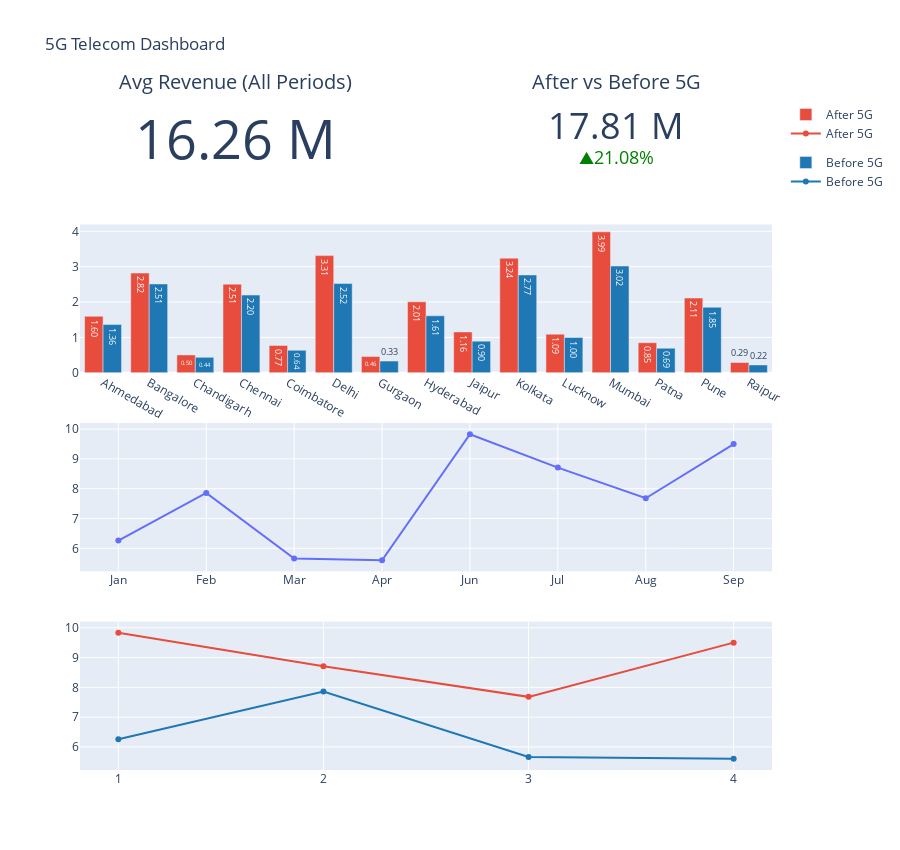

The notebook cell saved with this chart:
### Markdown cell above
### Combine all plots and graphs to create a mini dashboard

### Code cell
dashboard = make_subplots(
    rows=4, cols=2,
    row_heights=[0.2, 0.4, 0.4, 0.4],
    specs=[
        [{"type": "indicator"}, {"type": "indicator"}],  # Row 1
        [{"type": "xy", "colspan": 2}, None], # Row 2: Full-width bar chart
        [{"type": "xy", "colspan": 2}, None], # Row 3: Full-width line chart
        [{"type": "xy", "colspan": 2}, None]  # Row 4: Another
    ],

)

# 🔹 Row 1: KPI Indicator
for trace in kpi_avg.data:
    dashboard.add_trace(trace, row=1, col=1)
    
for trace in kpi_delta.data:
    dashboard.add_trace(trace, row=1, col=2)

# 🔹 Row 2: Bar chart
for trace in fig_bar.data:
    dashboard.add_trace(trace, row=2, col=1)

# 🔹 Row 3: Line chart
for trace in fig_line.data:
    dashboard.add_trace(trace, row=3, col=1)
    
# 🔹 Row 4: Line chart before and after 5g
for trace in fig_line_ba5g.data:
    dashboard.add_trace(trace, row=4, col=1)
    
dashboard.update_layout(
    height=850,
    title="5G Telecom Dashboard",
    showlegend=True
)

dashboard.show()

### Figure 1 — Plotly figure (JSON) as saved in the notebook; plotly's stock layout.template omitted (floating-point values rounded to 4 significant figures)
{"data": [{"domain": {"x": [0, 0.45], "y": [0.8893, 1]}, "mode": "number", "number": {"suffix": " M", "valueformat": ".2f"}, "title": {"text": "Avg Revenue (All Periods)"}, "type": "indicator", "value": 16.26}, {"delta": {"decreasing": {"color": "red"}, "increasing": {"color": "green"}, "reference": 14.71, "relative": true, "valueformat": ".2%"}, "domain": {"x": [0.55, 1], "y": [0.8893, 1]}, "mode": "number+delta", "number": {"suffix": " M", "valueformat": ".2f"}, "title": {"text": "After vs Before 5G"}, "type": "indicator", "value": 17.81}, {"alignmentgroup": "True", "hovertemplate": "period=After 5G<br>city_name=%{x}<br>plan_revenue_crores=%{y}<extra></extra>", "legendgroup": "After 5G", "marker": {"color": "#e74c3c", "pattern": {"shape": ""}}, "name": "After 5G", "offsetgroup": "After 5G", "orientation": "v", "showlegend": true, "textposition": "auto", "texttemplate": "%{y:.2f}", "type": "bar", "x": ["Ahmedabad", "Bangalore", "Chandigarh", "Chennai", "Coimbatore", "Delhi", "Gurgaon", "Hyderabad", "Jaipur", "Kolkata", "Lucknow", "Mumbai", "Patna", "Pune", "Raipur"], "xaxis": "x", "y": [1.598, 2.82, 0.5048, 2.506, 0.7735, 3.314, 0.458, 2.006, 1.156, 3.241, 1.092, 3.986, 0.8503, 2.115, 0.29], "yaxis": "y"}, {"alignmentgroup": "True", "hovertemplate": "period=Before 5G<br>city_name=%{x}<br>plan_revenue_crores=%{y}<extra></extra>", "legendgroup": "Before 5G", "marker": {"color": "#1f77b4", "pattern": {"shape": ""}}, "name": "Before 5G", "offsetgroup": "Before 5G", "orientation": "v", "showlegend": true, "textposition": "auto", "texttemplate": "%{y:.2f}", "type": "bar", "x": ["Ahmedabad", "Bangalore", "Chandigarh", "Chennai", "Coimbatore", "Delhi", "Gurgaon", "Hyderabad", "Jaipur", "Kolkata", "Lucknow", "Mumbai", "Patna", "Pune", "Raipur"], "xaxis": "x", "y": [1.364, 2.512, 0.4365, 2.198, 0.6362, 2.523, 0.3312, 1.611, 0.895, 2.766, 0.9975, 3.019, 0.695, 1.852, 0.2223], "yaxis": "y"}, {"hovertemplate": "month_name=%{x}<br>plan_revenue_crores=%{y}<extra></extra>", "legendgroup": "", "line": {"color": "#636efa", "dash": "solid"}, "marker": {"symbol": "circle"}, "mode": "lines+markers", "name": "", "orientation": "v", "showlegend": false, "type": "scatter", "x": ["Jan", "Feb", "Mar", "Apr", "Jun", "Jul", "Aug", "Sep"], "xaxis": "x2", "y": [6.26, 7.86, 5.66, 5.6, 9.83, 8.71, 7.68, 9.5], "yaxis": "y2"}, {"hovertemplate": "period=Before 5G<br>time_period=%{x}<br>plan_revenue_crores=%{y}<extra></extra>", "legendgroup": "Before 5G", "line": {"color": "#1f77b4", "dash": "solid"}, "marker": {"symbol": "circle"}, "mode": "lines+markers", "name": "Before 5G", "orientation": "v", "showlegend": true, "type": "scatter", "x": ["1", "2", "3", "4"], "xaxis": "x3", "y": [6.26, 7.86, 5.66, 5.6], "yaxis": "y3"}, {"hovertemplate": "period=After 5G<br>time_period=%{x}<br>plan_revenue_crores=%{y}<extra></extra>", "legendgroup": "After 5G", "line": {"color": "#e74c3c", "dash": "solid"}, "marker": {"symbol": "circle"}, "mode": "lines+markers", "name": "After 5G", "orientation": "v", "showlegend": true, "type": "scatter", "x": ["1", "2", "3", "4"], "xaxis": "x3", "y": [9.83, 8.71, 7.68, 9.5], "yaxis": "y3"}], "layout": {"height": 850, "showlegend": true, "title": {"text": "5G Telecom Dashboard"}, "xaxis": {"anchor": "y", "domain": [0, 1]}, "xaxis2": {"anchor": "y2", "domain": [0, 1]}, "xaxis3": {"anchor": "y3", "domain": [0, 1]}, "yaxis": {"anchor": "x", "domain": [0.5929, 0.8143]}, "yaxis2": {"anchor": "x2", "domain": [0.2964, 0.5179]}, "yaxis3": {"anchor": "x3", "domain": [0, 0.2214]}}}
